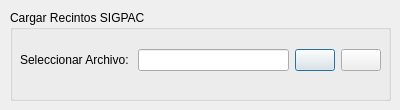
<?xml version="1.0" encoding="UTF-8"?>
<ui version="4.0">
 <class>Dialog</class>
 <widget class="QDialog" name="Dialog">
  <property name="geometry">
   <rect>
    <x>0</x>
    <y>0</y>
    <width>400</width>
    <height>110</height>
   </rect>
  </property>
  <property name="minimumSize">
   <size>
    <width>400</width>
    <height>110</height>
   </size>
  </property>
  <property name="maximumSize">
   <size>
    <width>400</width>
    <height>110</height>
   </size>
  </property>
  <property name="windowTitle">
   <string>Cargar Recintos</string>
  </property>
  <widget class="QGroupBox" name="groupBox">
   <property name="geometry">
    <rect>
     <x>10</x>
     <y>10</y>
     <width>381</width>
     <height>91</height>
    </rect>
   </property>
   <property name="title">
    <string>Cargar Recintos SIGPAC</string>
   </property>
   <widget class="QWidget" name="gridLayoutWidget">
    <property name="geometry">
     <rect>
      <x>10</x>
      <y>20</y>
      <width>361</width>
      <height>61</height>
     </rect>
    </property>
    <layout class="QGridLayout" name="gridLayout" columnstretch="0,1,0,0" columnminimumwidth="0,0,0,0">
     <item row="0" column="0">
      <widget class="QLabel" name="label">
       <property name="text">
        <string>Seleccionar Archivo: </string>
       </property>
      </widget>
     </item>
     <item row="0" column="2">
      <widget class="QPushButton" name="pushButton">
       <property name="text">
        <string/>
       </property>
      </widget>
     </item>
     <item row="0" column="1">
      <widget class="QLineEdit" name="lineEdit"/>
     </item>
     <item row="0" column="3">
      <widget class="QPushButton" name="pushButton_2">
       <property name="text">
        <string/>
       </property>
      </widget>
     </item>
    </layout>
   </widget>
  </widget>
 </widget>
 <resources/>
 <connections/>
</ui>
